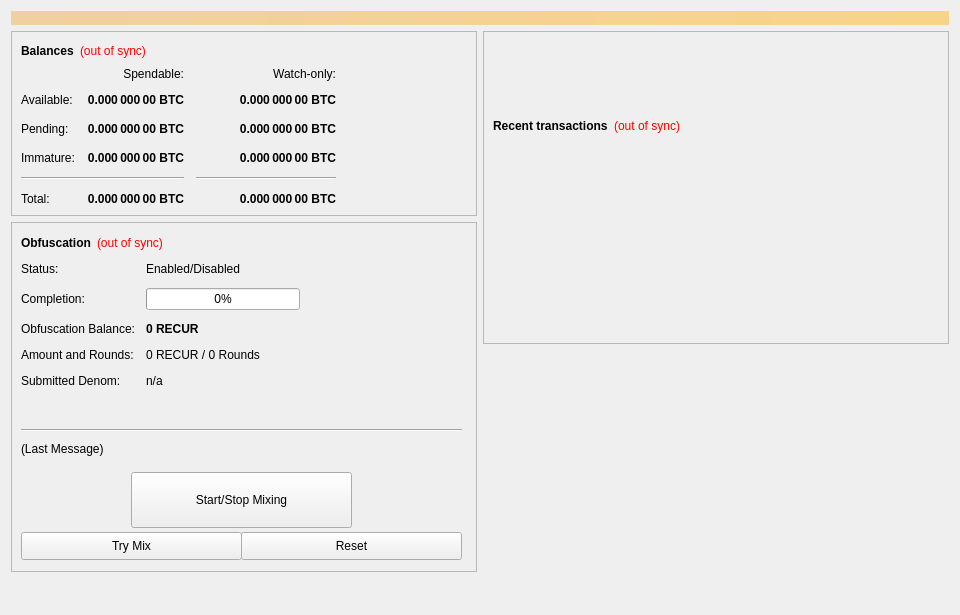
<?xml version="1.0" encoding="UTF-8"?>
<ui version="4.0">
 <class>OverviewPage</class>
 <widget class="QWidget" name="OverviewPage">
  <property name="geometry">
   <rect>
    <x>0</x>
    <y>0</y>
    <width>960</width>
    <height>615</height>
   </rect>
  </property>
  <property name="minimumSize">
   <size>
    <width>960</width>
    <height>0</height>
   </size>
  </property>
  <property name="windowTitle">
   <string>Form</string>
  </property>
  <layout class="QVBoxLayout" name="topLayout">
   <item>
    <widget class="QLabel" name="labelAlerts">
     <property name="visible">
      <bool>false</bool>
     </property>
     <property name="styleSheet">
      <string notr="true">background-color: qlineargradient(x1: 0, y1: 0, x2: 1, y2: 0, stop:0 #F0D0A0, stop:1 #F8D488); color:#000000;</string>
     </property>
     <property name="wordWrap">
      <bool>true</bool>
     </property>
     <property name="margin">
      <number>3</number>
     </property>
    </widget>
   </item>
   <item>
    <layout class="QHBoxLayout" name="horizontalLayout" stretch="1,1">
     <item>
      <layout class="QVBoxLayout" name="verticalLayout_2">
       <item>
        <widget class="QFrame" name="frame">
         <property name="frameShape">
          <enum>QFrame::StyledPanel</enum>
         </property>
         <property name="frameShadow">
          <enum>QFrame::Raised</enum>
         </property>
         <layout class="QVBoxLayout" name="verticalLayout_4">
          <item>
           <layout class="QHBoxLayout" name="horizontalLayout_4">
            <item>
             <widget class="QLabel" name="label_5">
              <property name="font">
               <font>
                <weight>75</weight>
                <bold>true</bold>
               </font>
              </property>
              <property name="text">
               <string>Balances</string>
              </property>
             </widget>
            </item>
            <item>
             <widget class="QLabel" name="labelWalletStatus">
              <property name="cursor">
               <cursorShape>WhatsThisCursor</cursorShape>
              </property>
              <property name="toolTip">
               <string>The displayed information may be out of date. Your wallet automatically synchronizes with the RECUR network after a connection is established, but this process has not completed yet.</string>
              </property>
              <property name="styleSheet">
               <string notr="true">QLabel { color: red; }</string>
              </property>
              <property name="text">
               <string notr="true">(out of sync)</string>
              </property>
              <property name="alignment">
               <set>Qt::AlignLeading|Qt::AlignLeft|Qt::AlignVCenter</set>
              </property>
             </widget>
            </item>
            <item>
             <spacer name="horizontalSpacer_3">
              <property name="orientation">
               <enum>Qt::Horizontal</enum>
              </property>
              <property name="sizeHint" stdset="0">
               <size>
                <width>40</width>
                <height>20</height>
               </size>
              </property>
             </spacer>
            </item>
           </layout>
          </item>
          <item>
           <layout class="QGridLayout" name="gridLayout">
            <property name="spacing">
             <number>12</number>
            </property>
            <item row="2" column="2">
             <widget class="QLabel" name="labelWatchPending">
              <property name="font">
               <font>
                <weight>75</weight>
                <bold>true</bold>
               </font>
              </property>
              <property name="cursor">
               <cursorShape>IBeamCursor</cursorShape>
              </property>
              <property name="toolTip">
               <string>Unconfirmed transactions to watch-only addresses</string>
              </property>
              <property name="text">
               <string notr="true">0.000 000 00 BTC</string>
              </property>
              <property name="alignment">
               <set>Qt::AlignRight|Qt::AlignTrailing|Qt::AlignVCenter</set>
              </property>
              <property name="textInteractionFlags">
               <set>Qt::LinksAccessibleByMouse|Qt::TextSelectableByKeyboard|Qt::TextSelectableByMouse</set>
              </property>
             </widget>
            </item>
            <item row="2" column="1">
             <widget class="QLabel" name="labelUnconfirmed">
              <property name="font">
               <font>
                <weight>75</weight>
                <bold>true</bold>
               </font>
              </property>
              <property name="cursor">
               <cursorShape>IBeamCursor</cursorShape>
              </property>
              <property name="toolTip">
               <string>Total of transactions that have yet to be confirmed, and do not yet count toward the spendable balance</string>
              </property>
              <property name="text">
               <string notr="true">0.000 000 00 BTC</string>
              </property>
              <property name="alignment">
               <set>Qt::AlignRight|Qt::AlignTrailing|Qt::AlignVCenter</set>
              </property>
              <property name="textInteractionFlags">
               <set>Qt::LinksAccessibleByMouse|Qt::TextSelectableByKeyboard|Qt::TextSelectableByMouse</set>
              </property>
             </widget>
            </item>
            <item row="3" column="2">
             <widget class="QLabel" name="labelWatchImmature">
              <property name="font">
               <font>
                <weight>75</weight>
                <bold>true</bold>
               </font>
              </property>
              <property name="cursor">
               <cursorShape>IBeamCursor</cursorShape>
              </property>
              <property name="toolTip">
               <string>Staked or masternode rewards in watch-only addresses that has not yet matured</string>
              </property>
              <property name="text">
               <string notr="true">0.000 000 00 BTC</string>
              </property>
              <property name="alignment">
               <set>Qt::AlignRight|Qt::AlignTrailing|Qt::AlignVCenter</set>
              </property>
              <property name="textInteractionFlags">
               <set>Qt::LinksAccessibleByMouse|Qt::TextSelectableByKeyboard|Qt::TextSelectableByMouse</set>
              </property>
             </widget>
            </item>
            <item row="4" column="0" colspan="2">
             <widget class="Line" name="lineSpendableBalance">
              <property name="orientation">
               <enum>Qt::Horizontal</enum>
              </property>
             </widget>
            </item>
            <item row="4" column="2">
             <widget class="Line" name="lineWatchBalance">
              <property name="sizePolicy">
               <sizepolicy hsizetype="Preferred" vsizetype="Fixed">
                <horstretch>0</horstretch>
                <verstretch>0</verstretch>
               </sizepolicy>
              </property>
              <property name="minimumSize">
               <size>
                <width>140</width>
                <height>0</height>
               </size>
              </property>
              <property name="orientation">
               <enum>Qt::Horizontal</enum>
              </property>
             </widget>
            </item>
            <item row="5" column="0">
             <widget class="QLabel" name="labelTotalText">
              <property name="text">
               <string>Total:</string>
              </property>
             </widget>
            </item>
            <item row="3" column="1">
             <widget class="QLabel" name="labelImmature">
              <property name="font">
               <font>
                <weight>75</weight>
                <bold>true</bold>
               </font>
              </property>
              <property name="cursor">
               <cursorShape>IBeamCursor</cursorShape>
              </property>
              <property name="toolTip">
               <string>Staked or masternode rewards that has not yet matured</string>
              </property>
              <property name="text">
               <string notr="true">0.000 000 00 BTC</string>
              </property>
              <property name="alignment">
               <set>Qt::AlignRight|Qt::AlignTrailing|Qt::AlignVCenter</set>
              </property>
              <property name="textInteractionFlags">
               <set>Qt::LinksAccessibleByMouse|Qt::TextSelectableByKeyboard|Qt::TextSelectableByMouse</set>
              </property>
             </widget>
            </item>
            <item row="2" column="3">
             <spacer name="horizontalSpacer_2">
              <property name="orientation">
               <enum>Qt::Horizontal</enum>
              </property>
              <property name="sizeHint" stdset="0">
               <size>
                <width>40</width>
                <height>20</height>
               </size>
              </property>
             </spacer>
            </item>
            <item row="3" column="0">
             <widget class="QLabel" name="labelImmatureText">
              <property name="text">
               <string>Immature:</string>
              </property>
             </widget>
            </item>
            <item row="5" column="1">
             <widget class="QLabel" name="labelTotal">
              <property name="font">
               <font>
                <weight>75</weight>
                <bold>true</bold>
               </font>
              </property>
              <property name="cursor">
               <cursorShape>IBeamCursor</cursorShape>
              </property>
              <property name="toolTip">
               <string>Your current total balance</string>
              </property>
              <property name="text">
               <string notr="true">0.000 000 00 BTC</string>
              </property>
              <property name="alignment">
               <set>Qt::AlignRight|Qt::AlignTrailing|Qt::AlignVCenter</set>
              </property>
              <property name="textInteractionFlags">
               <set>Qt::LinksAccessibleByMouse|Qt::TextSelectableByKeyboard|Qt::TextSelectableByMouse</set>
              </property>
             </widget>
            </item>
            <item row="5" column="2">
             <widget class="QLabel" name="labelWatchTotal">
              <property name="font">
               <font>
                <weight>75</weight>
                <bold>true</bold>
               </font>
              </property>
              <property name="cursor">
               <cursorShape>IBeamCursor</cursorShape>
              </property>
              <property name="toolTip">
               <string>Current total balance in watch-only addresses</string>
              </property>
              <property name="text">
               <string notr="true">0.000 000 00 BTC</string>
              </property>
              <property name="alignment">
               <set>Qt::AlignRight|Qt::AlignTrailing|Qt::AlignVCenter</set>
              </property>
              <property name="textInteractionFlags">
               <set>Qt::LinksAccessibleByMouse|Qt::TextSelectableByKeyboard|Qt::TextSelectableByMouse</set>
              </property>
             </widget>
            </item>
            <item row="0" column="2">
             <widget class="QLabel" name="labelWatchonly">
              <property name="text">
               <string>Watch-only:</string>
              </property>
              <property name="alignment">
               <set>Qt::AlignRight|Qt::AlignTrailing|Qt::AlignVCenter</set>
              </property>
             </widget>
            </item>
            <item row="1" column="0">
             <widget class="QLabel" name="labelBalanceText">
              <property name="text">
               <string>Available:</string>
              </property>
             </widget>
            </item>
            <item row="1" column="1">
             <widget class="QLabel" name="labelBalance">
              <property name="font">
               <font>
                <weight>75</weight>
                <bold>true</bold>
               </font>
              </property>
              <property name="cursor">
               <cursorShape>IBeamCursor</cursorShape>
              </property>
              <property name="toolTip">
               <string>Your current spendable balance</string>
              </property>
              <property name="text">
               <string notr="true">0.000 000 00 BTC</string>
              </property>
              <property name="alignment">
               <set>Qt::AlignRight|Qt::AlignTrailing|Qt::AlignVCenter</set>
              </property>
              <property name="textInteractionFlags">
               <set>Qt::LinksAccessibleByMouse|Qt::TextSelectableByKeyboard|Qt::TextSelectableByMouse</set>
              </property>
             </widget>
            </item>
            <item row="1" column="2">
             <widget class="QLabel" name="labelWatchAvailable">
              <property name="font">
               <font>
                <weight>75</weight>
                <bold>true</bold>
               </font>
              </property>
              <property name="cursor">
               <cursorShape>IBeamCursor</cursorShape>
              </property>
              <property name="toolTip">
               <string>Your current balance in watch-only addresses</string>
              </property>
              <property name="text">
               <string notr="true">0.000 000 00 BTC</string>
              </property>
              <property name="alignment">
               <set>Qt::AlignRight|Qt::AlignTrailing|Qt::AlignVCenter</set>
              </property>
              <property name="textInteractionFlags">
               <set>Qt::LinksAccessibleByMouse|Qt::TextSelectableByKeyboard|Qt::TextSelectableByMouse</set>
              </property>
             </widget>
            </item>
            <item row="2" column="0">
             <widget class="QLabel" name="labelPendingText">
              <property name="text">
               <string>Pending:</string>
              </property>
             </widget>
            </item>
            <item row="0" column="1">
             <widget class="QLabel" name="labelSpendable">
              <property name="text">
               <string>Spendable:</string>
              </property>
              <property name="alignment">
               <set>Qt::AlignRight|Qt::AlignTrailing|Qt::AlignVCenter</set>
              </property>
             </widget>
            </item>
           </layout>
          </item>
         </layout>
        </widget>
       </item>
       <item>
        <widget class="QFrame" name="frameObfuscation">
         <property name="minimumSize">
          <size>
           <width>0</width>
           <height>350</height>
          </size>
         </property>
         <property name="layoutDirection">
          <enum>Qt::LeftToRight</enum>
         </property>
         <property name="frameShape">
          <enum>QFrame::StyledPanel</enum>
         </property>
         <property name="frameShadow">
          <enum>QFrame::Raised</enum>
         </property>
         <widget class="QWidget" name="formLayoutWidget">
          <property name="geometry">
           <rect>
            <x>10</x>
            <y>40</y>
            <width>451</width>
            <height>161</height>
           </rect>
          </property>
          <layout class="QFormLayout" name="formLayout">
           <property name="fieldGrowthPolicy">
            <enum>QFormLayout::AllNonFixedFieldsGrow</enum>
           </property>
           <property name="horizontalSpacing">
            <number>11</number>
           </property>
           <property name="verticalSpacing">
            <number>12</number>
           </property>
           <item row="0" column="0">
            <widget class="QLabel" name="label_6">
             <property name="text">
              <string>Status:</string>
             </property>
            </widget>
           </item>
           <item row="1" column="0">
            <widget class="QLabel" name="label_7">
             <property name="text">
              <string>Completion:</string>
             </property>
            </widget>
           </item>
           <item row="1" column="1">
            <widget class="QProgressBar" name="obfuscationProgress">
             <property name="maximumSize">
              <size>
               <width>154</width>
               <height>16777215</height>
              </size>
             </property>
             <property name="value">
              <number>0</number>
             </property>
            </widget>
           </item>
           <item row="2" column="0">
            <widget class="QLabel" name="labelAnonymizedText">
             <property name="text">
              <string>Obfuscation Balance:</string>
             </property>
            </widget>
           </item>
           <item row="2" column="1">
            <widget class="QLabel" name="labelAnonymized">
             <property name="font">
              <font>
               <weight>75</weight>
               <bold>true</bold>
              </font>
             </property>
             <property name="text">
              <string notr="true">0 RECUR</string>
             </property>
            </widget>
           </item>
           <item row="3" column="0">
            <widget class="QLabel" name="label_8">
             <property name="text">
              <string>Amount and Rounds:</string>
             </property>
            </widget>
           </item>
           <item row="3" column="1">
            <widget class="QLabel" name="labelAmountRounds">
             <property name="text">
              <string>0 RECUR / 0 Rounds</string>
             </property>
            </widget>
           </item>
           <item row="4" column="0">
            <widget class="QLabel" name="label_9">
             <property name="text">
              <string>Submitted Denom:</string>
             </property>
            </widget>
           </item>
           <item row="4" column="1">
            <widget class="QLabel" name="labelSubmittedDenom">
             <property name="toolTip">
              <string>The denominations you submitted to the Masternode.&lt;br&gt;To mix, other users must submit the exact same denominations.</string>
             </property>
             <property name="text">
              <string>n/a</string>
             </property>
            </widget>
           </item>
           <item row="0" column="1">
            <widget class="QLabel" name="obfuscationEnabled">
             <property name="text">
              <string>Enabled/Disabled</string>
             </property>
            </widget>
           </item>
          </layout>
         </widget>
         <widget class="QPushButton" name="runAutoDenom">
          <property name="geometry">
           <rect>
            <x>251</x>
            <y>17</y>
            <width>1</width>
            <height>1</height>
           </rect>
          </property>
          <property name="palette">
           <palette>
            <active>
             <colorrole role="WindowText">
              <brush brushstyle="SolidPattern">
               <color alpha="255">
                <red>0</red>
                <green>0</green>
                <blue>0</blue>
               </color>
              </brush>
             </colorrole>
             <colorrole role="Button">
              <brush brushstyle="SolidPattern">
               <color alpha="255">
                <red>239</red>
                <green>238</green>
                <blue>238</blue>
               </color>
              </brush>
             </colorrole>
             <colorrole role="Light">
              <brush brushstyle="SolidPattern">
               <color alpha="255">
                <red>255</red>
                <green>255</green>
                <blue>255</blue>
               </color>
              </brush>
             </colorrole>
             <colorrole role="Midlight">
              <brush brushstyle="SolidPattern">
               <color alpha="255">
                <red>247</red>
                <green>246</green>
                <blue>246</blue>
               </color>
              </brush>
             </colorrole>
             <colorrole role="Dark">
              <brush brushstyle="SolidPattern">
               <color alpha="255">
                <red>119</red>
                <green>119</green>
                <blue>119</blue>
               </color>
              </brush>
             </colorrole>
             <colorrole role="Mid">
              <brush brushstyle="SolidPattern">
               <color alpha="255">
                <red>159</red>
                <green>159</green>
                <blue>159</blue>
               </color>
              </brush>
             </colorrole>
             <colorrole role="Text">
              <brush brushstyle="SolidPattern">
               <color alpha="255">
                <red>0</red>
                <green>0</green>
                <blue>0</blue>
               </color>
              </brush>
             </colorrole>
             <colorrole role="BrightText">
              <brush brushstyle="SolidPattern">
               <color alpha="255">
                <red>255</red>
                <green>255</green>
                <blue>255</blue>
               </color>
              </brush>
             </colorrole>
             <colorrole role="ButtonText">
              <brush brushstyle="SolidPattern">
               <color alpha="255">
                <red>0</red>
                <green>0</green>
                <blue>0</blue>
               </color>
              </brush>
             </colorrole>
             <colorrole role="Base">
              <brush brushstyle="SolidPattern">
               <color alpha="255">
                <red>255</red>
                <green>255</green>
                <blue>255</blue>
               </color>
              </brush>
             </colorrole>
             <colorrole role="Window">
              <brush brushstyle="SolidPattern">
               <color alpha="255">
                <red>239</red>
                <green>238</green>
                <blue>238</blue>
               </color>
              </brush>
             </colorrole>
             <colorrole role="Shadow">
              <brush brushstyle="SolidPattern">
               <color alpha="255">
                <red>0</red>
                <green>0</green>
                <blue>0</blue>
               </color>
              </brush>
             </colorrole>
             <colorrole role="AlternateBase">
              <brush brushstyle="SolidPattern">
               <color alpha="255">
                <red>247</red>
                <green>246</green>
                <blue>246</blue>
               </color>
              </brush>
             </colorrole>
             <colorrole role="ToolTipBase">
              <brush brushstyle="SolidPattern">
               <color alpha="255">
                <red>255</red>
                <green>255</green>
                <blue>220</blue>
               </color>
              </brush>
             </colorrole>
             <colorrole role="ToolTipText">
              <brush brushstyle="SolidPattern">
               <color alpha="255">
                <red>0</red>
                <green>0</green>
                <blue>0</blue>
               </color>
              </brush>
             </colorrole>
            </active>
            <inactive>
             <colorrole role="WindowText">
              <brush brushstyle="SolidPattern">
               <color alpha="255">
                <red>0</red>
                <green>0</green>
                <blue>0</blue>
               </color>
              </brush>
             </colorrole>
             <colorrole role="Button">
              <brush brushstyle="SolidPattern">
               <color alpha="255">
                <red>239</red>
                <green>238</green>
                <blue>238</blue>
               </color>
              </brush>
             </colorrole>
             <colorrole role="Light">
              <brush brushstyle="SolidPattern">
               <color alpha="255">
                <red>255</red>
                <green>255</green>
                <blue>255</blue>
               </color>
              </brush>
             </colorrole>
             <colorrole role="Midlight">
              <brush brushstyle="SolidPattern">
               <color alpha="255">
                <red>247</red>
                <green>246</green>
                <blue>246</blue>
               </color>
              </brush>
             </colorrole>
             <colorrole role="Dark">
              <brush brushstyle="SolidPattern">
               <color alpha="255">
                <red>119</red>
                <green>119</green>
                <blue>119</blue>
               </color>
              </brush>
             </colorrole>
             <colorrole role="Mid">
              <brush brushstyle="SolidPattern">
               <color alpha="255">
                <red>159</red>
                <green>159</green>
                <blue>159</blue>
               </color>
              </brush>
             </colorrole>
             <colorrole role="Text">
              <brush brushstyle="SolidPattern">
               <color alpha="255">
                <red>0</red>
                <green>0</green>
                <blue>0</blue>
               </color>
              </brush>
             </colorrole>
             <colorrole role="BrightText">
              <brush brushstyle="SolidPattern">
               <color alpha="255">
                <red>255</red>
                <green>255</green>
                <blue>255</blue>
               </color>
              </brush>
             </colorrole>
             <colorrole role="ButtonText">
              <brush brushstyle="SolidPattern">
               <color alpha="255">
                <red>0</red>
                <green>0</green>
                <blue>0</blue>
               </color>
              </brush>
             </colorrole>
             <colorrole role="Base">
              <brush brushstyle="SolidPattern">
               <color alpha="255">
                <red>255</red>
                <green>255</green>
                <blue>255</blue>
               </color>
              </brush>
             </colorrole>
             <colorrole role="Window">
              <brush brushstyle="SolidPattern">
               <color alpha="255">
                <red>239</red>
                <green>238</green>
                <blue>238</blue>
               </color>
              </brush>
             </colorrole>
             <colorrole role="Shadow">
              <brush brushstyle="SolidPattern">
               <color alpha="255">
                <red>0</red>
                <green>0</green>
                <blue>0</blue>
               </color>
              </brush>
             </colorrole>
             <colorrole role="AlternateBase">
              <brush brushstyle="SolidPattern">
               <color alpha="255">
                <red>247</red>
                <green>246</green>
                <blue>246</blue>
               </color>
              </brush>
             </colorrole>
             <colorrole role="ToolTipBase">
              <brush brushstyle="SolidPattern">
               <color alpha="255">
                <red>255</red>
                <green>255</green>
                <blue>220</blue>
               </color>
              </brush>
             </colorrole>
             <colorrole role="ToolTipText">
              <brush brushstyle="SolidPattern">
               <color alpha="255">
                <red>0</red>
                <green>0</green>
                <blue>0</blue>
               </color>
              </brush>
             </colorrole>
            </inactive>
            <disabled>
             <colorrole role="WindowText">
              <brush brushstyle="SolidPattern">
               <color alpha="255">
                <red>119</red>
                <green>119</green>
                <blue>119</blue>
               </color>
              </brush>
             </colorrole>
             <colorrole role="Button">
              <brush brushstyle="SolidPattern">
               <color alpha="255">
                <red>239</red>
                <green>238</green>
                <blue>238</blue>
               </color>
              </brush>
             </colorrole>
             <colorrole role="Light">
              <brush brushstyle="SolidPattern">
               <color alpha="255">
                <red>255</red>
                <green>255</green>
                <blue>255</blue>
               </color>
              </brush>
             </colorrole>
             <colorrole role="Midlight">
              <brush brushstyle="SolidPattern">
               <color alpha="255">
                <red>247</red>
                <green>246</green>
                <blue>246</blue>
               </color>
              </brush>
             </colorrole>
             <colorrole role="Dark">
              <brush brushstyle="SolidPattern">
               <color alpha="255">
                <red>119</red>
                <green>119</green>
                <blue>119</blue>
               </color>
              </brush>
             </colorrole>
             <colorrole role="Mid">
              <brush brushstyle="SolidPattern">
               <color alpha="255">
                <red>159</red>
                <green>159</green>
                <blue>159</blue>
               </color>
              </brush>
             </colorrole>
             <colorrole role="Text">
              <brush brushstyle="SolidPattern">
               <color alpha="255">
                <red>119</red>
                <green>119</green>
                <blue>119</blue>
               </color>
              </brush>
             </colorrole>
             <colorrole role="BrightText">
              <brush brushstyle="SolidPattern">
               <color alpha="255">
                <red>255</red>
                <green>255</green>
                <blue>255</blue>
               </color>
              </brush>
             </colorrole>
             <colorrole role="ButtonText">
              <brush brushstyle="SolidPattern">
               <color alpha="255">
                <red>119</red>
                <green>119</green>
                <blue>119</blue>
               </color>
              </brush>
             </colorrole>
             <colorrole role="Base">
              <brush brushstyle="SolidPattern">
               <color alpha="255">
                <red>239</red>
                <green>238</green>
                <blue>238</blue>
               </color>
              </brush>
             </colorrole>
             <colorrole role="Window">
              <brush brushstyle="SolidPattern">
               <color alpha="255">
                <red>239</red>
                <green>238</green>
                <blue>238</blue>
               </color>
              </brush>
             </colorrole>
             <colorrole role="Shadow">
              <brush brushstyle="SolidPattern">
               <color alpha="255">
                <red>0</red>
                <green>0</green>
                <blue>0</blue>
               </color>
              </brush>
             </colorrole>
             <colorrole role="AlternateBase">
              <brush brushstyle="SolidPattern">
               <color alpha="255">
                <red>239</red>
                <green>238</green>
                <blue>238</blue>
               </color>
              </brush>
             </colorrole>
             <colorrole role="ToolTipBase">
              <brush brushstyle="SolidPattern">
               <color alpha="255">
                <red>255</red>
                <green>255</green>
                <blue>220</blue>
               </color>
              </brush>
             </colorrole>
             <colorrole role="ToolTipText">
              <brush brushstyle="SolidPattern">
               <color alpha="255">
                <red>0</red>
                <green>0</green>
                <blue>0</blue>
               </color>
              </brush>
             </colorrole>
            </disabled>
           </palette>
          </property>
          <property name="focusPolicy">
           <enum>Qt::NoFocus</enum>
          </property>
          <property name="autoFillBackground">
           <bool>true</bool>
          </property>
          <property name="text">
           <string/>
          </property>
          <property name="flat">
           <bool>true</bool>
          </property>
         </widget>
         <widget class="QPushButton" name="toggleObfuscation">
          <property name="geometry">
           <rect>
            <x>120</x>
            <y>250</y>
            <width>221</width>
            <height>56</height>
           </rect>
          </property>
          <property name="sizePolicy">
           <sizepolicy hsizetype="MinimumExpanding" vsizetype="Fixed">
            <horstretch>0</horstretch>
            <verstretch>0</verstretch>
           </sizepolicy>
          </property>
          <property name="text">
           <string>Start/Stop Mixing</string>
          </property>
         </widget>
         <widget class="Line" name="lineLastMessage">
          <property name="geometry">
           <rect>
            <x>10</x>
            <y>200</y>
            <width>441</width>
            <height>16</height>
           </rect>
          </property>
          <property name="orientation">
           <enum>Qt::Horizontal</enum>
          </property>
         </widget>
         <widget class="QLabel" name="obfuscationStatus">
          <property name="geometry">
           <rect>
            <x>10</x>
            <y>220</y>
            <width>451</width>
            <height>61</height>
           </rect>
          </property>
          <property name="minimumSize">
           <size>
            <width>288</width>
            <height>43</height>
           </size>
          </property>
          <property name="text">
           <string>(Last Message)</string>
          </property>
          <property name="alignment">
           <set>Qt::AlignLeading|Qt::AlignLeft|Qt::AlignTop</set>
          </property>
          <property name="wordWrap">
           <bool>true</bool>
          </property>
         </widget>
         <widget class="QPushButton" name="obfuscationAuto">
          <property name="geometry">
           <rect>
            <x>10</x>
            <y>310</y>
            <width>221</width>
            <height>28</height>
           </rect>
          </property>
          <property name="sizePolicy">
           <sizepolicy hsizetype="MinimumExpanding" vsizetype="Fixed">
            <horstretch>0</horstretch>
            <verstretch>0</verstretch>
           </sizepolicy>
          </property>
          <property name="toolTip">
           <string>Try to manually submit a Obfuscation request.</string>
          </property>
          <property name="text">
           <string>Try Mix</string>
          </property>
         </widget>
         <widget class="QPushButton" name="obfuscationReset">
          <property name="geometry">
           <rect>
            <x>230</x>
            <y>310</y>
            <width>221</width>
            <height>28</height>
           </rect>
          </property>
          <property name="sizePolicy">
           <sizepolicy hsizetype="MinimumExpanding" vsizetype="Fixed">
            <horstretch>0</horstretch>
            <verstretch>0</verstretch>
           </sizepolicy>
          </property>
          <property name="toolTip">
           <string>Reset the current status of Obfuscation (can interrupt Obfuscation if it's in the process of Mixing, which can cost you money!)</string>
          </property>
          <property name="autoFillBackground">
           <bool>false</bool>
          </property>
          <property name="text">
           <string>Reset</string>
          </property>
         </widget>
         <widget class="QWidget" name="layoutWidget">
          <property name="geometry">
           <rect>
            <x>10</x>
            <y>10</y>
            <width>431</width>
            <height>22</height>
           </rect>
          </property>
          <layout class="QHBoxLayout" name="horizontalLayout_5">
           <item>
            <widget class="QLabel" name="label_2">
             <property name="font">
              <font>
               <weight>75</weight>
               <bold>true</bold>
              </font>
             </property>
             <property name="text">
              <string>Obfuscation</string>
             </property>
            </widget>
           </item>
           <item>
            <widget class="QLabel" name="labelObfuscationSyncStatus">
             <property name="toolTip">
              <string>The displayed information may be out of date. Your wallet automatically synchronizes with the RECUR network after a connection is established, but this process has not completed yet.</string>
             </property>
             <property name="styleSheet">
              <string notr="true">QLabel { color: red; }</string>
             </property>
             <property name="text">
              <string notr="true">(out of sync)</string>
             </property>
             <property name="alignment">
              <set>Qt::AlignLeading|Qt::AlignLeft|Qt::AlignVCenter</set>
             </property>
            </widget>
           </item>
           <item>
            <spacer name="horizontalSpacer_4">
             <property name="orientation">
              <enum>Qt::Horizontal</enum>
             </property>
             <property name="sizeHint" stdset="0">
              <size>
               <width>40</width>
               <height>20</height>
              </size>
             </property>
            </spacer>
           </item>
          </layout>
         </widget>
        </widget>
       </item>
       <item>
        <spacer name="verticalSpacer">
         <property name="orientation">
          <enum>Qt::Vertical</enum>
         </property>
         <property name="sizeHint" stdset="0">
          <size>
           <width>20</width>
           <height>40</height>
          </size>
         </property>
        </spacer>
       </item>
      </layout>
     </item>
     <item>
      <layout class="QVBoxLayout" name="verticalLayout_3">
       <item>
        <widget class="QFrame" name="frame_2">
         <property name="frameShape">
          <enum>QFrame::StyledPanel</enum>
         </property>
         <property name="frameShadow">
          <enum>QFrame::Raised</enum>
         </property>
         <layout class="QVBoxLayout" name="verticalLayout">
          <item>
           <spacer name="verticalSpacer_3">
            <property name="orientation">
             <enum>Qt::Vertical</enum>
            </property>
            <property name="sizeType">
             <enum>QSizePolicy::Fixed</enum>
            </property>
            <property name="sizeHint" stdset="0">
             <size>
              <width>20</width>
              <height>75</height>
             </size>
            </property>
           </spacer>
          </item>
          <item>
           <layout class="QHBoxLayout" name="horizontalLayout_2">
            <item>
             <widget class="QLabel" name="label_4">
              <property name="font">
               <font>
                <weight>75</weight>
                <bold>true</bold>
               </font>
              </property>
              <property name="text">
               <string>Recent transactions</string>
              </property>
             </widget>
            </item>
            <item>
             <widget class="QLabel" name="labelTransactionsStatus">
              <property name="cursor">
               <cursorShape>WhatsThisCursor</cursorShape>
              </property>
              <property name="toolTip">
               <string>The displayed information may be out of date. Your wallet automatically synchronizes with the RECUR network after a connection is established, but this process has not completed yet.</string>
              </property>
              <property name="styleSheet">
               <string notr="true">QLabel { color: red; }</string>
              </property>
              <property name="text">
               <string notr="true">(out of sync)</string>
              </property>
              <property name="alignment">
               <set>Qt::AlignRight|Qt::AlignTrailing|Qt::AlignVCenter</set>
              </property>
             </widget>
            </item>
            <item>
             <spacer name="horizontalSpacer">
              <property name="orientation">
               <enum>Qt::Horizontal</enum>
              </property>
              <property name="sizeHint" stdset="0">
               <size>
                <width>40</width>
                <height>20</height>
               </size>
              </property>
             </spacer>
            </item>
           </layout>
          </item>
          <item>
           <widget class="QListView" name="listTransactions">
            <property name="styleSheet">
             <string notr="true">QListView { background: transparent; }</string>
            </property>
            <property name="frameShape">
             <enum>QFrame::NoFrame</enum>
            </property>
            <property name="verticalScrollBarPolicy">
             <enum>Qt::ScrollBarAlwaysOff</enum>
            </property>
            <property name="horizontalScrollBarPolicy">
             <enum>Qt::ScrollBarAlwaysOff</enum>
            </property>
            <property name="selectionMode">
             <enum>QAbstractItemView::NoSelection</enum>
            </property>
           </widget>
          </item>
         </layout>
        </widget>
       </item>
       <item>
        <spacer name="verticalSpacer_2">
         <property name="orientation">
          <enum>Qt::Vertical</enum>
         </property>
         <property name="sizeType">
          <enum>QSizePolicy::Expanding</enum>
         </property>
         <property name="sizeHint" stdset="0">
          <size>
           <width>20</width>
           <height>40</height>
          </size>
         </property>
        </spacer>
       </item>
      </layout>
     </item>
    </layout>
   </item>
  </layout>
 </widget>
 <resources/>
 <connections/>
</ui>
